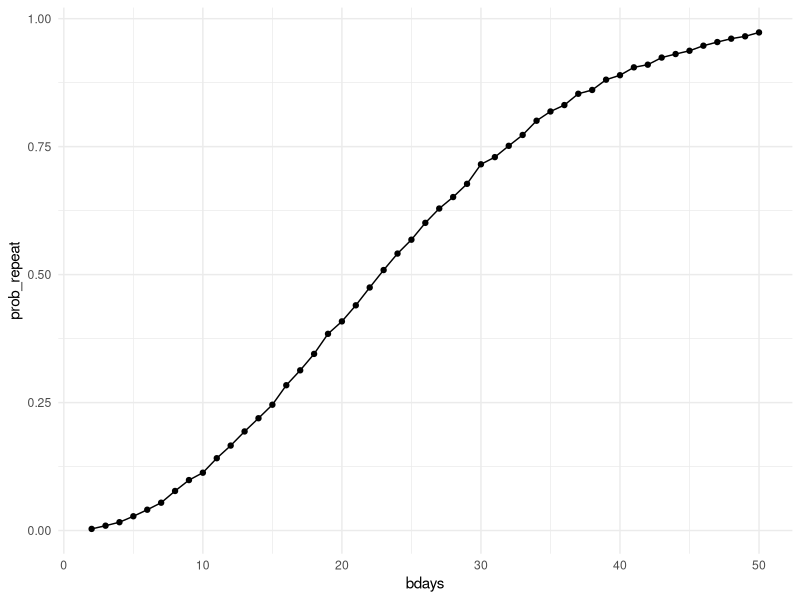

This chart was generated by the following R code: (Note: a time limit stopped this script after it produced the figure.)
## ---- chunk 1
library(tidyverse)

knitr::opts_chunk$set(
  fig.width = 6,
  fig.asp = .6,
  out.width = "90%"
)

theme_set(theme_minimal() + theme(legend.position = "bottom"))

options(
  ggplot2.continuous.colour = "viridis",
  ggplot2.continuous.fill = "viridis"
)

scale_colour_discrete = scale_colour_viridis_d
scale_fill_discrete = scale_fill_viridis_d
## ---- chunk 2
bday_sim = function(n_room) {
  
  birthdays = sample(1:365, n_room, replace = TRUE)

  repeated_bday = length(unique(birthdays)) < n_room

  repeated_bday
}

## ---- chunk 3
bday_sim(5)
## ---- chunk 4
bday_sim_results =
  expand_grid(
    bdays = 2:50,
    iter = 1:10000
  ) |>
  mutate(
    result = map_lgl(bdays, bday_sim)
  ) |>
  group_by(
    bdays
  ) |>
  summarize(
    prob_repeat = mean(result)
  )
## ---- chunk 5
bday_sim_results |>
  ggplot(aes(x = bdays, y = prob_repeat)) +
  geom_point() +
  geom_line()
## ---- chunk 6
one_samp_t_sim = function(mu_hat) {
  
  one_samp = rnorm(30, mean = mu_hat, 5)
  
  one_samp_test = t.test(one_samp, mu = 0)
  
  broom::tidy(one_samp_test)
}
## ---- chunk 7
one_samp_t_sim(5)
## ---- chunk 8
one_samp_sim_results =
  expand_grid(
    mu_values = 1:6,
    iter = 1:5000
  ) |>
  rowwise() |>
  mutate(
    result = map(mu_values, one_samp_t_sim)
  ) |>
  unnest(result)
## ---- chunk 9

one_samp_sim_results |>
  group_by(mu_values) |>
  summarize(power = mean(p.value < 0.05)) |>
  ggplot(aes(x = mu_values, y = power)) +
  geom_line() +
  geom_point() +
  labs(
    title = "Power Curve of One-Sample t-Test",
    x = "True Value of μ",
    y = "Proportion of Null Rejected (Power)"
  )
## ---- chunk 10
one_samp_sim_results |>
  group_by(mu_values) |>
  summarize(avg_estimate = mean(estimate)) |>
  ggplot(aes(x = mu_values, y = avg_estimate)) +
  geom_point() +
  geom_line() +
  labs(
    title = "Average Sample Mean vs True Mean",
    x = "True Value of μ",
    y = "Average Estimated Mean"
  )
## ---- chunk 11
one_samp_sim_results |>
  filter(p.value < 0.05) |> 
  group_by(mu_values) |>
  summarize(avg_rejected = mean(estimate)) |>
  ggplot(aes(x = mu_values, y = avg_rejected)) +
  geom_point() +
  geom_line() +
  labs(
    title = "Average Estimate in Rejected Null Simulations",
    x = "True Value of μ",
    y = "Average Estimated Mean (Only When Null Rejected)"
  )
